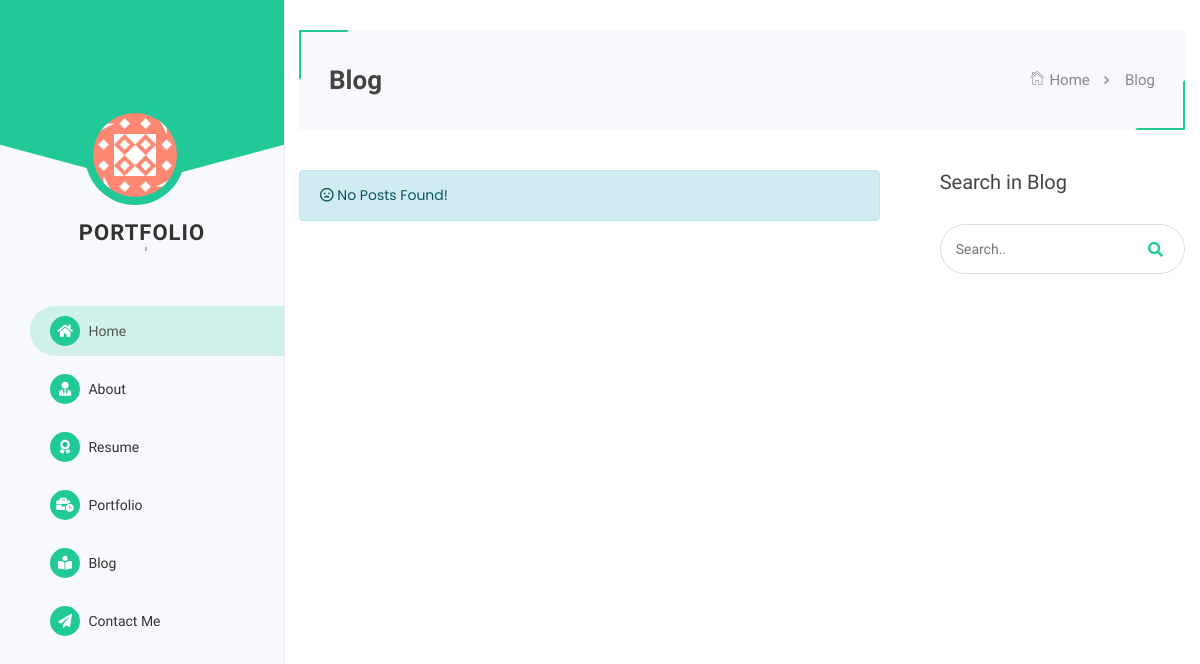
/blog, run on an earlier commit of the app's database.
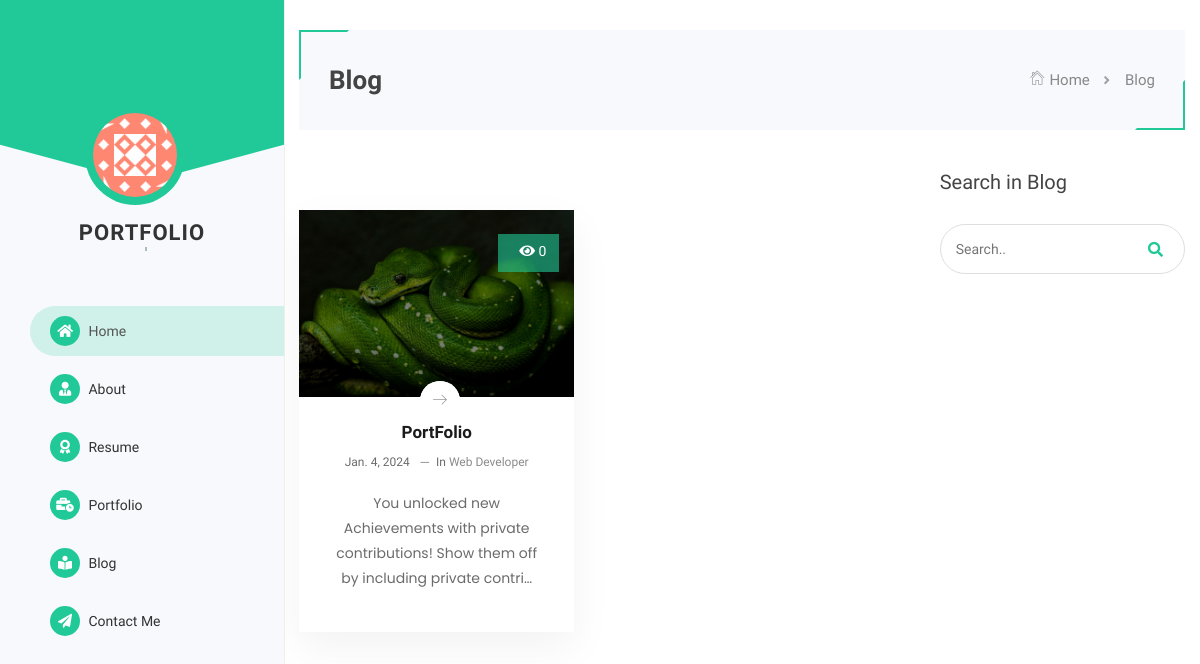
And on a later commit of the database.
### core/models.py (models this page shows, shortened)
class Blog(models.Model):
    title = models.CharField(max_length=255)
    slug = models.CharField(max_length=255, unique=True)
    category = models.ForeignKey(BlogCategory, on_delete=models.CASCADE)
    description = models.TextField()
    image = models.ImageField(upload_to=blog_directory_path, null=True, blank=True)
    created_at = models.DateField(default=now)
    @property
    def photo(self):
        if self.image:
            return self.image.url
        else:
            return static("images/blog_default.jpg")

class BlogCategory(models.Model):
    name = models.CharField(max_length=255)
    class Meta:
        verbose_name = "Blog Category"
        verbose_name_plural = "Blog Categories"

### core/views.py (the view)
# urls.py: path('blog', views.BlogListView.as_view(), name='blog'),
class BlogListView(ListView):
    template_name = "blogs.html"
    paginate_by = 10
    context_object_name = "blogs"
    queryset = Blog.objects.select_related('category').order_by('id')

### templates/blogs.html (shortened to what this page needs)
{% extends 'layouts/base.html' %}
{% load static %}
{% block content %}
    <div class="content-pages">
        <div class="sub-home-pages">
            <div id="titlebar">
                <div class="container">
                    <div class="special-block-bg">
                        <h2>Blog</h2>
                        <nav id="breadcrumbs">
                            <ul>
                                <li><a href="#"><i class="pe-7s-home"></i> Home</a></li>
                                <li>Blog</li>
                            </ul>
                        </nav>
                    </div>
                </div>
            </div>
            <div class="container">
                <div class="blog-page">
                    <div class="row">
                        <div class="col-lg-8 col-md-8">
                            {% if blogs.count > 0 %}
                                <div class="blog-page">
                                    <div class="row blog-grid-flex">
                                        {% for blog in blogs %}
                                            <a href="{% url 'core:blog-details' blog.slug %}">
                                                <div class="col-md-6 col-sm-12 blog-item">
                                                    <div class="blog-article">
                                                        <div class="comment-like">
                                                            <span><i class="fas fa-eye" aria-hidden="true"></i> 0</span>
                                                        </div>
                                                        <div class="article-img">
                                                            <img src="{{ blog.photo }}" class="img-responsive"
                                                                 alt="title">
                                                        </div>
                                                        <div class="article-link">
                                                            <a href="#"><i class="lnr lnr-arrow-right"></i></a>
                                                        </div>
                                                        <div class="article-content">
                                                            <h4>
                                                                <a href="{% url 'core:blog-details' blog.slug %}">
                                                                    {{ blog.title }}
                                                                </a>
                                                            </h4>
                                                            <div class="meta">
                                                            <span>
                                                                <i>{{ blog.created_at }}</i>
                                                            </span>
                                                                <span>
                                                                <i>In</i>
                                                                <a href="#">{{ blog.category.name }}</a>
                                                            </span>
                                                            </div>
                                                            <p>
                                                                {{ blog.description|truncatechars:100 }}
                                                            </p>
                                                        </div>
                                                    </div>
                                                </div>
                                            </a>
                                        {% endfor %}
                                    </div>
                                </div>
                            {% else %}
                                <p class="alert alert-info"><i class="far fa-frown-open"></i> No Posts Found!</p>
                            {% endif %}
                        </div>
                        <div class="col-lg-4 col-md-4">
                            <div class="sidebar right">
                                <div class="widget search-widget">
                                    <h4>Search in Blog</h4>
                                    <div class="search-blog-input">
                                        <form action="#">
                                            <div class="input">
                                                <input class="search-field" type="search" name="q" value=""
                                                       placeholder="Search.."/>
                                                <button class="btn" type="submit"><i class="fa fa-search"></i></button>
                                            </div>
                                        </form>
                                    </div>
                                </div>
                            </div>
                        </div>
                    </div>
                </div>
            </div>
        </div>
    </div>
{% endblock %}

### templates/layouts/base.html (shortened to what this page needs)
{% load static %}
<!DOCTYPE html>
<html lang="en">
<head>
    <link rel="stylesheet" href="{% static 'css/bootstrap.min.css' %}" type="text/css">
    <link rel="stylesheet" href="{% static 'css/animate.min.css' %}" type="text/css">
    <link rel="stylesheet" href="https://cdnjs.cloudflare.com/ajax/libs/OwlCarousel2/2.3.4/assets/owl.carousel.min.css" type="text/css">
    <link rel="stylesheet" href="{% static 'css/lightcase.min.css' %}" type="text/css">
    <link rel="stylesheet" href="{% static 'css/style.css' %}" type="text/css">
    <link rel="stylesheet" href="{% static 'css/colors/teal.css' %}" type="text/css">
</head>
<body>
<div class="wrapper-page">
    <header class="header">
        <div class="header-content">
            <div class="profile-picture-block">
                <div class="my-photo">
                    <img src="{% static 'images/avatar.jpg' %}" class="img-fluid" alt="avatar">
                </div>
            </div>
            <div class="site-title-block">
                <div class="site-title">Portfolio</div>
                <div class="type-wrap">
                    <div class="cd-headline clip">
                        <span class="cd-words-wrapper">
                        </span>
                    </div>
                </div>
            </div>
            <div class="site-nav">
                <ul class="header-main-menu" id="header-main-menu">
                    <li>
                        <a class="active" href="{% url 'core:home' %}#home" >
                            <i class="fas fa-home"></i> Home
                        </a>
                    </li>
                    <li>
                        <a href="{% url 'core:home' %}#about-me" >
                            <i class="fas fa-user-tie"></i> About
                        </a>
                    </li>
                    <li>
                        <a href="{% url 'core:home' %}#resume" >
                            <i class="fas fa-award"></i> Resume
                        </a>
                    </li>
                    <li>
                        <a href="{% url 'core:home' %}#portfolio" >
                            <i class="fas fa-business-time"></i> Portfolio
                        </a>
                    </li>
                    <li>
                        <a href="{% url 'core:blog' %}">
                            <i class="fas fa-book-reader"></i> Blog
                        </a>
                    </li>
                    <li>
                        <a href="{% url 'core:home' %}#contact">
                            <i class="fas fa-paper-plane"></i> Contact Me
                        </a>
                    </li>
                </ul>
            </div>
        </div>
    </header>
    {% block content %}{% endblock %}
</div>
</body>
</html>

### static/css/colors/teal.css (style rules this page uses)
a { color: #20c997; }
.header-main-menu li a i { background-color: #20c997; }
.special-block-bg::before { border-color: #20c997 rgba(0, 0, 0, 0) rgba(0, 0, 0, 0) #20c997; }
.special-block-bg::after { border-color: rgba(0, 0, 0, 0) #20c997 #20c997 rgba(0, 0, 0, 0); }
.widget .search-blog-input .input button { color: #20c997; }
.profile-picture-block { background-color: rgba(32, 201, 151, 1); }
.my-photo { background-color: rgba(32, 201, 151, 1); }
.header-main-menu li a:hover, .header-main-menu li a.active { background-color: rgba(32, 201, 151, 0.18); }
.blog-grid-flex .blog-article .comment-like { background-color: rgba(32, 201, 151, 0.6); }

What changed in the data, as far as the page shows it:
added Blog: photo (picture), title "PortFolio", created_at "Jan. 4, 2024", category.name "Web Developer", description "You unlocked new Achievements with private contributions! Show them off by including private contri…"
Also different on the page:
text no longer shown: "No Posts Found!"
